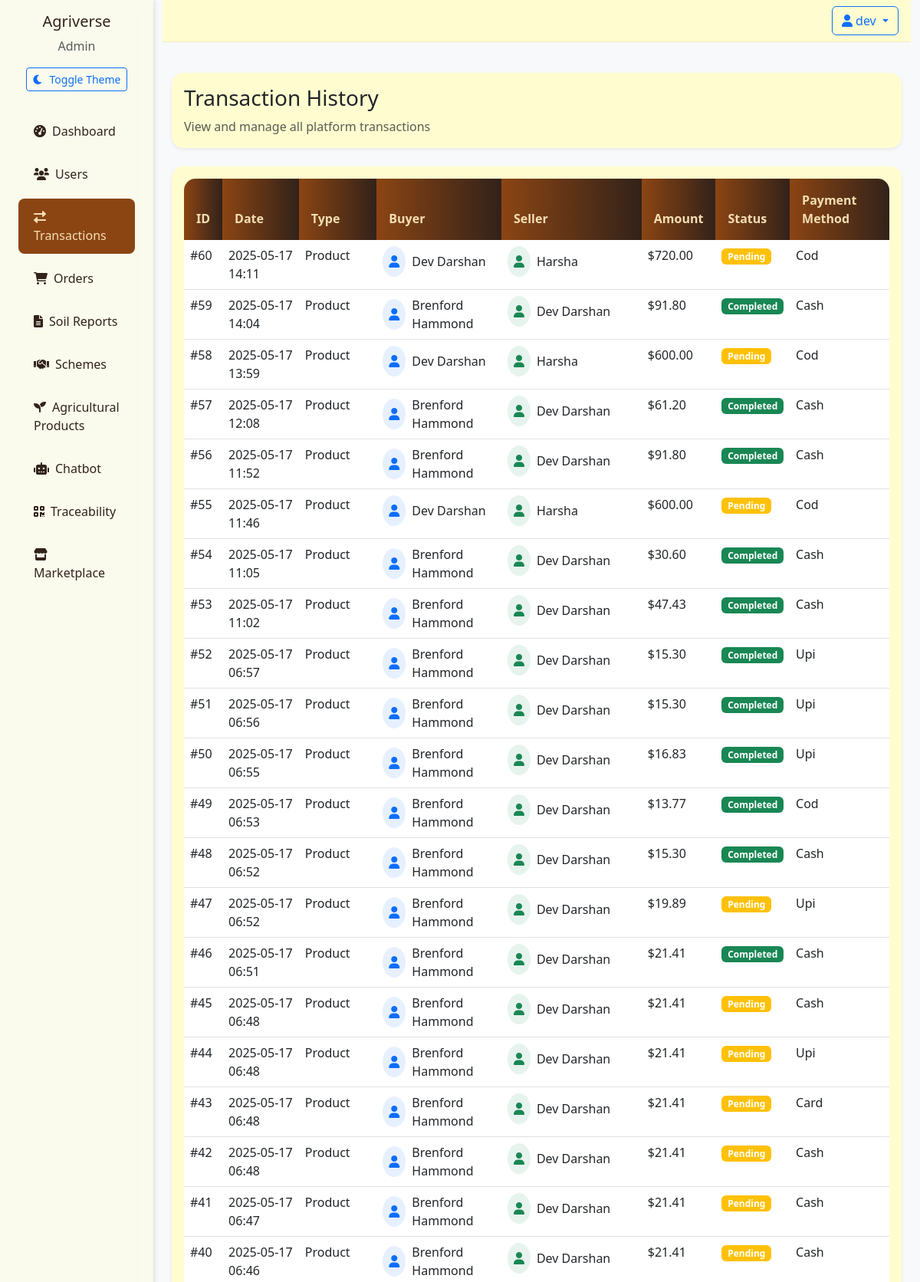
Page /admin/transactions (signed in, upper part) on the committed database.
### app/models/__init__.py (models this page shows)
class User(UserMixin, db.Model):
    id = db.Column(db.Integer, primary_key=True)
    email = db.Column(db.String(120), unique=True, nullable=False)
    password_hash = db.Column(db.String(128), nullable=False)
    name = db.Column(db.String(100), nullable=False)
    role = db.Column(db.String(20), nullable=False)  # 'farmer', 'investor', 'admin'
    created_at = db.Column(db.DateTime, default=datetime.utcnow)
    is_active = db.Column(db.Boolean, default=True)
    is_verified = db.Column(db.Boolean, default=False)
    wallet_balance = db.Column(db.Float, default=0.0)  # User's wallet balance
    farm_name = db.Column(db.String(100))
    farm_location = db.Column(db.String(200))
    farm_size = db.Column(db.Float)  # in acres
    company_name = db.Column(db.String(100))
    investment_capacity = db.Column(db.Float)
    products = db.relationship('Product', backref='seller', lazy=True)
    investments_made = db.relationship('Investment',
                                     backref='investor',
                                     lazy=True,
                                     foreign_keys='Investment.investor_id')
    investments_received = db.relationship('Investment',
                                         backref='farmer',
                                         lazy=True,
                                         foreign_keys='Investment.farmer_id')
    soil_reports = db.relationship('SoilReport', backref='farmer', lazy=True)

class Transaction(db.Model):
    id = db.Column(db.Integer, primary_key=True)
    buyer_id = db.Column(db.Integer, db.ForeignKey('user.id'), nullable=False)
    seller_id = db.Column(db.Integer, db.ForeignKey('user.id'), nullable=False)
    product_id = db.Column(db.Integer, db.ForeignKey('product.id'))
    investment_id = db.Column(db.Integer, db.ForeignKey('investment.id'))
    amount = db.Column(db.Float, nullable=False)
    quantity = db.Column(db.Float, nullable=True)  # Added quantity field
    transaction_type = db.Column(db.String(20), nullable=False)  # product, investment
    status = db.Column(db.String(20), default='pending')  # pending, completed, failed
    payment_method = db.Column(db.String(20))
    payment_id = db.Column(db.String(100))  # Stripe/Razorpay payment ID
    delivery_address = db.Column(db.Text, nullable=True)  # Added delivery address field
    created_at = db.Column(db.DateTime, default=datetime.utcnow)
    buyer = db.relationship('User', foreign_keys=[buyer_id], backref='purchases')
    seller = db.relationship('User', foreign_keys=[seller_id], backref='sales')
    product = db.relationship('Product', backref='transactions')
    investment = db.relationship('Investment', backref='transactions')

### app/routes/admin.py (the view)
@admin_bp.route('/transactions')
@login_required
@admin_required
def transactions():
    try:
        transactions = Transaction.query.filter(
            Transaction.status.in_(['pending', 'completed', 'failed']),
            Transaction.amount != None,
            Transaction.created_at != None
        ).order_by(Transaction.created_at.desc()).all()
        return render_template('admin/transactions.html', transactions=transactions)
    except Exception as e:
        print(f"Admin Transactions Error: {str(e)}")  # Log the error
        flash('An error occurred while loading transactions. Please try again.', 'error')
        return redirect(url_for('admin.dashboard'))

### app/__init__.py (called while the page is built)
@login_manager.user_loader
def load_user(user_id):
    return User.query.get(int(user_id))

### app/routes/admin.py (called while the page is built)
def admin_required(f):
    @wraps(f)
    def decorated_function(*args, **kwargs):
        if not current_user.is_authenticated or current_user.role != 'admin':
            flash('Access denied. Admin privileges required.', 'error')
            return redirect(url_for('main.index'))
        return f(*args, **kwargs)
    return decorated_function

### app/templates/admin/transactions.html (shortened to what this page needs)
{% extends "base.html" %}
{% block content %}
<div class="container-fluid py-4">
    <div class="row mb-4">
        <div class="col-12">
            <div class="card border-0 shadow-sm">
                <div class="card-body">
                    <h1 class="h3 mb-2">Transaction History</h1>
                    <p class="text-muted mb-0">View and manage all platform transactions</p>
                </div>
            </div>
        </div>
    </div>
    <div class="row">
        <div class="col-12">
            <div class="card border-0 shadow-sm">
                <div class="card-body">
                    <div class="table-responsive">
                        <table class="table table-hover">
                            <thead>
                                <tr>
                                    <th>ID</th>
                                    <th>Date</th>
                                    <th>Type</th>
                                    <th>Buyer</th>
                                    <th>Seller</th>
                                    <th>Amount</th>
                                    <th>Status</th>
                                    <th>Payment Method</th>
                                </tr>
                            </thead>
                            <tbody>
                                {% for transaction in transactions %}
                                <tr>
                                    <td>#{{ transaction.id }}</td>
                                    <td>{{ transaction.created_at.strftime('%Y-%m-%d %H:%M') if transaction.created_at else 'N/A' }}</td>
                                    <td>{{ transaction.transaction_type|default('Unknown')|title }}</td>
                                    <td>
                                        {% if transaction.buyer %}
                                            <div class="d-flex align-items-center">
                                                <div class="avatar-sm bg-primary bg-opacity-10 rounded-circle p-2 me-2">
                                                    <i class="fas fa-user text-primary"></i>
                                                </div>
                                                {{ transaction.buyer.name }}
                                            </div>
                                        {% else %}
                                            <span class="text-muted">Unknown</span>
                                        {% endif %}
                                    </td>
                                    <td>
                                        {% if transaction.seller %}
                                            <div class="d-flex align-items-center">
                                                <div class="avatar-sm bg-success bg-opacity-10 rounded-circle p-2 me-2">
                                                    <i class="fas fa-user text-success"></i>
                                                </div>
                                                {{ transaction.seller.name }}
                                            </div>
                                        {% else %}
                                            <span class="text-muted">Unknown</span>
                                        {% endif %}
                                    </td>
                                    <td>${{ "%.2f"|format(transaction.amount|float) }}</td>
                                    <td>
                                        {% set status_colors = {
                                            'pending': 'warning',
                                            'completed': 'success',
                                            'failed': 'danger'
                                        } %}
                                        <span class="badge bg-{{ status_colors.get(transaction.status, 'secondary') }}">
                                            {{ transaction.status|default('Unknown')|title }}
                                        </span>
                                    </td>
                                    <td>
                                        {% if transaction.payment_method %}
                                            <span class="text-capitalize">{{ transaction.payment_method }}</span>
                                        {% else %}
                                            <span class="text-muted">N/A</span>
                                        {% endif %}
                                    </td>
                                </tr>
                                {% endfor %}
                            </tbody>
                        </table>
                    </div>
                </div>
            </div>
        </div>
    </div>
</div>
{% endblock %}

### app/templates/base.html (shortened to what this page needs)
<!DOCTYPE html>
<html lang="en" data-bs-theme="light">
<head>
    <link href="https://cdn.jsdelivr.net/npm/bootstrap@5.3.0/dist/css/bootstrap.min.css" rel="stylesheet">
    <link href="https://cdnjs.cloudflare.com/ajax/libs/font-awesome/6.0.0/css/all.min.css" rel="stylesheet">
    <link href="{{ url_for('static', filename='css/style.css') }}" rel="stylesheet">
</head>
<body>
    <div class="container-fluid">
        <div class="row">
            {% if current_user.is_authenticated %}
            <div class="col-md-2 sidebar">
                <div class="d-flex flex-column">
                    <div class="text-center mb-4">
                        <h5 class="mb-2">Agriverse</h5>
                        <p class="text-muted mb-3">{{ current_user.role|title }}</p>
                        <button id="theme-toggle" class="btn btn-sm btn-outline-primary">
                            <i class="fas fa-moon me-2"></i>Toggle Theme
                        </button>
                    </div>
                    {% if current_user.role == 'admin' %}
                    <div class="nav flex-column">
                    <a href="{{ url_for('admin.dashboard') }}" class="nav-link {% if request.endpoint == 'admin.dashboard' %}active{% endif %}">
                            <i class="fas fa-tachometer-alt me-2"></i>Dashboard
                    </a>
                    <a href="{{ url_for('admin.users') }}" class="nav-link {% if request.endpoint == 'admin.users' %}active{% endif %}">
                            <i class="fas fa-users me-2"></i>Users
                    </a>
                    <a href="{{ url_for('admin.transactions') }}" class="nav-link {% if request.endpoint == 'admin.transactions' %}active{% endif %}">
                            <i class="fas fa-exchange-alt me-2"></i>Transactions
                    </a>
                    <a href="{{ url_for('admin.orders') }}" class="nav-link {% if request.endpoint == 'admin.orders' %}active{% endif %}">
                            <i class="fas fa-shopping-cart me-2"></i>Orders
                    </a>
                    <a href="{{ url_for('admin.soil_reports') }}" class="nav-link {% if request.endpoint == 'admin.soil_reports' %}active{% endif %}">
                            <i class="fas fa-file-alt me-2"></i>Soil Reports
                    </a>
                    <a href="{{ url_for('admin.schemes') }}" class="nav-link {% if request.endpoint == 'admin.schemes' %}active{% endif %}">
                            <i class="fas fa-handshake me-2"></i>Schemes
                    </a>
                    <a href="{{ url_for('admin.agri_products') }}" class="nav-link {% if request.endpoint == 'admin.agri_products' %}active{% endif %}">
                            <i class="fas fa-seedling me-2"></i>Agricultural Products
                    </a>
                    <a href="{{ url_for('admin.chatbot') }}" class="nav-link {% if request.endpoint == 'admin.chatbot' %}active{% endif %}">
                            <i class="fas fa-robot me-2"></i>Chatbot
                    </a>
                    <a href="{{ url_for('admin.traceability') }}" class="nav-link {% if request.endpoint == 'admin.traceability' %}active{% endif %}">
                            <i class="fas fa-qrcode me-2"></i>Traceability
                    </a>
                    </div>
                    {% endif %}
                    {% if current_user.role != 'farmer' %}
                    <a href="{{ url_for('main.marketplace') }}" class="nav-link {% if request.endpoint == 'main.marketplace' %}active{% endif %}">
                        <i class="fas fa-store me-2"></i> Marketplace
                    </a>
                    {% endif %}
                </div>
            </div>
            {% endif %}
            <div class="col-md-{% if current_user.is_authenticated %}10{% else %}12{% endif %}">
                <nav class="navbar navbar-expand-lg mb-3">
                    <div class="container-fluid px-3">
                        <div class="ms-auto d-flex align-items-center gap-2">
                            {% if current_user.is_authenticated %}
                            <div class="dropdown">
                                <button class="btn btn-outline-primary dropdown-toggle" type="button" id="userDropdown" data-bs-toggle="dropdown">
                                    <i class="fas fa-user me-1"></i>{{ current_user.name }}
                                </button>
                            </div>
                            {% endif %}
                        </div>
                    </div>
                </nav>
                {% block content %}{% endblock %}
            </div>
        </div>
    </div>
</body>
</html>

### app/static/css/style.css (style rules this page uses)
:root { --earth-brown: #8B4513; --soil-dark: #32221A; --wheat-gold: #F5DEB3; --leaf-green: #556B2F; --cream: #FFFDD0; --sky-blue: #87CEEB; --transition-speed: 0.3s; --bg-light: #f8f9fa; --bg-dark: #1a1a1a; --text-light: #32221A; --text-dark: #F5DEB3; --sidebar-light: rgba(255, 253, 208, 0.3); --sidebar-dark: rgba(50, 34, 26, 0.95); }
[data-bs-theme="light"] { --bg-color: var(--bg-light); --text-color: var(--text-light); --sidebar-bg: var(--sidebar-light); --card-bg: rgba(255, 253, 208, 0.98); --border-color: rgba(139, 69, 19, 0.1); }
body { min-height: 100vh; display: flex; flex-direction: column; font-family: 'Segoe UI', Tahoma, Geneva, Verdana, sans-serif; background-color: var(--bg-color); color: var(--text-color); transition: background-color var(--transition-speed), color var(--transition-speed); }
.navbar { backdrop-filter: blur(10px); -webkit-backdrop-filter: blur(10px); border-bottom: 1px solid var(--border-color); padding: 0.5rem 0; background-color: var(--card-bg); }
.nav-link { color: var(--text-color); padding: 0.75rem 1.25rem; border-radius: 0.5rem; margin: 0.25rem 0.75rem; transition: all var(--transition-speed); }
.nav-link.active { background-color: var(--earth-brown); color: var(--wheat-gold); }
.sidebar { min-height: 100vh; background-color: var(--sidebar-bg); padding-top: 1rem; transition: background-color var(--transition-speed); box-shadow: 2px 0 5px rgba(0, 0, 0, 0.1); backdrop-filter: blur(10px); -webkit-backdrop-filter: blur(10px); }
.card { border: none; border-radius: 15px; background: var(--card-bg); backdrop-filter: blur(10px); box-shadow: 0 4px 15px rgba(0, 0, 0, 0.1); transition: all 0.3s ease; }
.table { background-color: var(--card-bg); border-radius: 15px; overflow: hidden; box-shadow: 0 2px 10px rgba(0, 0, 0, 0.05); }
.table thead th { background: linear-gradient(to right, var(--earth-brown), var(--soil-dark)); color: var(--wheat-gold); border: none; padding: 1rem; }

### rows in the picture
User: role "Admin", name "dev"
Transaction: amount "720.00"
Transaction: amount "91.80"
Transaction: amount "600.00"
Transaction: amount "61.20"
Transaction: amount "91.80"
Transaction: amount "600.00"
Transaction: amount "30.60"
Transaction: amount "47.43"
Transaction: amount "15.30"
Transaction: amount "15.30"
Transaction: amount "16.83"
Transaction: amount "13.77"
Transaction: amount "15.30"
Transaction: amount "19.89"
Transaction: amount "21.41"
Transaction: amount "21.41"
Transaction: amount "21.41"
Transaction: amount "21.41"
Transaction: amount "21.41"
Transaction: amount "21.41"
Transaction: amount "21.41"
